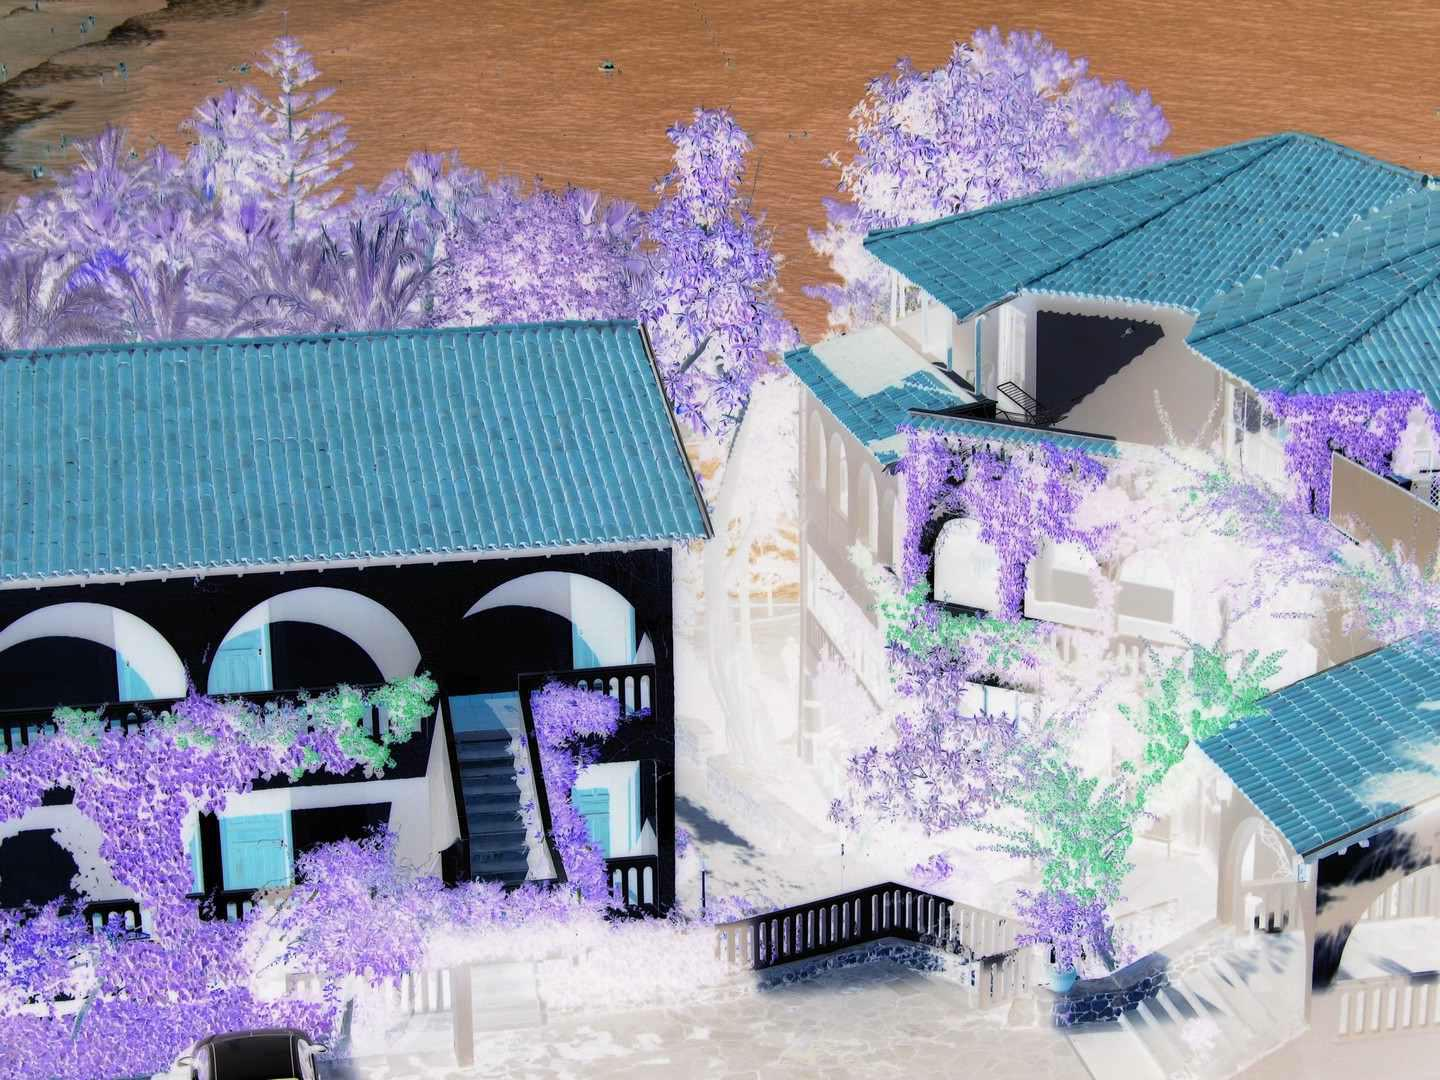

This figure's Python source:
import random
from PIL import Image, ImageDraw

image = Image.open("../roof.jpg")
draw = ImageDraw.Draw(image)
width  = image.size[0]
height = image.size[1]
pix = image.load()
for x in range(width):
        for y in range(height):
                a = pix[x, y][0]
                b = pix[x, y][1]
                c = pix[x, y][2]
                draw.point((x, y), (255 - a, 255 - b, 255 - c))
image.save("roofNegative.jpg")
del draw
